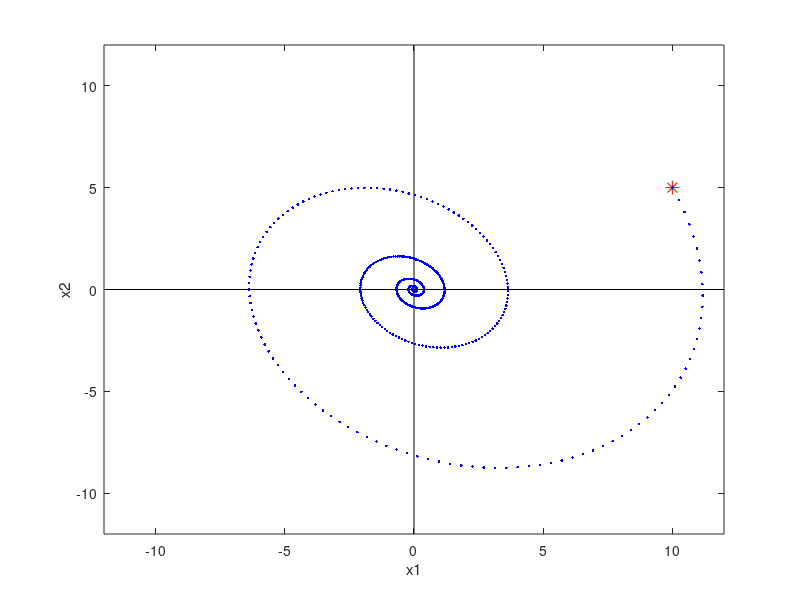

Write MATLAB code to recreate this figure.
% 例程 6.1  在相平面中展示二阶线性系统的轨迹
%  二阶线性系统
%  规范状态变量，原点为焦点
%  阻尼系数
delta = 0.2;
%  初始点
x10 = 10;
x20 = 5;
figure(1)
%  绘制坐标轴
plot([-12, 12], [0, 0], 'k');
hold on;
plot([0, 0], [-12, 12], 'k');
%  绘制初始点
plot(x10, x20, 'r*', 'MarkerSize', 10);
t = 0;
dt = 0.05;
x1 = x10;
x2 = x20;
%  欧拉积分法
while (t < 30)
plot(x1, x2, 'b.');
dx1 = x2*dt;
dx2 = (-x1 - (2*delta*x2))*dt;
x1 = x1 + dx1;
x2 = x2 + dx2;
t = t + dt;  %  时间增量
end;
axis([-12, 12, -12, 12]);
xlabel('x1');  ylabel('x2');
